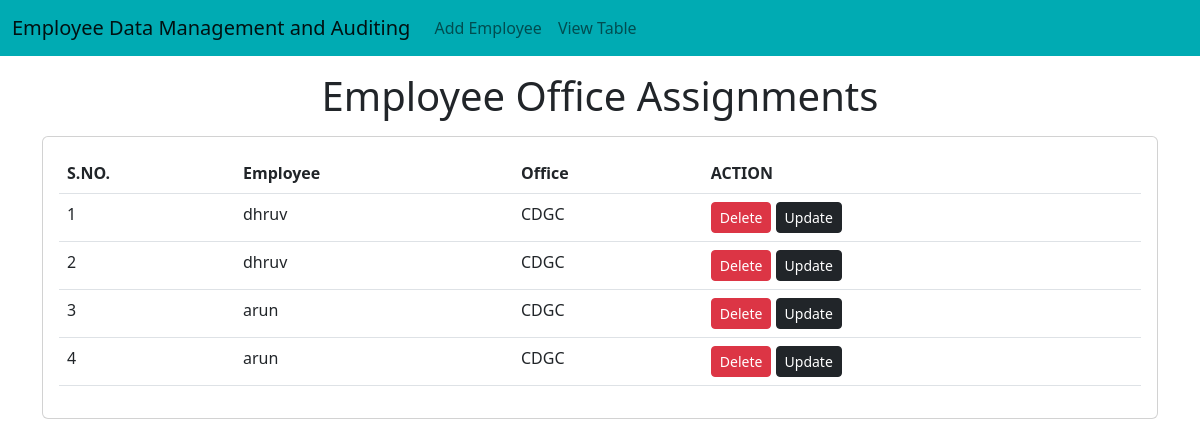
The page /emp/employee_office_assignment_list/ on the database its author committed.
### emp/models.py (models this page shows, shortened)
class EmployeeOfficeAssignment(models.Model):
    employee = models.ForeignKey(Employee, on_delete=models.CASCADE)
    office = models.ForeignKey(Office, on_delete=models.CASCADE)
    history_emp_office = AuditlogHistoryField()

class Employee(models.Model):
    name = models.CharField(max_length=200)
    emp_id = models.CharField(max_length=200)
    phone = models.CharField(max_length=10)
    address = models.CharField(max_length=150)
    working = models.BooleanField(default=True)
    department = models.ForeignKey(
        Department, on_delete=models.SET_NULL, null=True)
    position = models.ForeignKey(
        Position, on_delete=models.SET_NULL, null=True)
    history_employee = AuditlogHistoryField()

class Office(models.Model):
    name = models.CharField(max_length=200)
    location = models.CharField(max_length=100)
    history_office = AuditlogHistoryField()

### emp/views.py (the view)
# urls.py: path('employee_office_assignment_list/', views.employee_office_assignment_list, name='employee_office_assignment_list'),
def employee_office_assignment_list(request):
    employee_office_assignments = EmployeeOfficeAssignment.objects.all()
    return render(request, "emp/employee_office_assignment_list.html", {'employee_office_assignments': employee_office_assignments})

### templates/emp/employee_office_assignment_list.html (shortened to what this page needs)
<!DOCTYPE html>
<html lang="en">
<head>
    <link href="https://cdn.jsdelivr.net/npm/bootstrap@5.2.2/dist/css/bootstrap.min.css" rel="stylesheet">
</head>
<body>
    {% include 'emp/navbar.html' %}
    <h1 class="text-center my-3">Employee Office Assignments</h1>
    <div class="container">
        <div class="row">
            <div class="col-md-12">
                <div class="card">
                    <div class="card-body">
                        <table class="table">
                            <thead>
                                <tr>
                                    <th>S.NO.</th>
                                    <th>Employee</th>
                                    <th>Office</th>
                                    <th>ACTION</th>
                                </tr>
                            </thead>
                            <tbody>
                                {% for assignment in employee_office_assignments %}
                                <tr>
                                    <td>{{ forloop.counter }}</td>
                                    <td>{{ assignment.employee.name }}</td>
                                    <td>{{ assignment.office.name }}</td>
                                    <td>
                                        <a href="{% url 'delete_employee_office_assignment' assignment.id %}" class="btn btn-danger btn-sm">Delete</a>
                                        <a href="{% url 'update_employee_office_assignment' assignment.id %}" class="btn btn-dark btn-sm">Update</a>
                                    </td>
                                </tr>
                                {% endfor %}
                            </tbody>
                        </table>
                    </div>
                </div>
            </div>
        </div>
    </div>
</body>
</html>

### rows shown on the page
EmployeeOfficeAssignment: employee.name "dhruv", office.name "CDGC"
EmployeeOfficeAssignment: employee.name "dhruv", office.name "CDGC"
EmployeeOfficeAssignment: employee.name "arun", office.name "CDGC"
EmployeeOfficeAssignment: employee.name "arun", office.name "CDGC"
